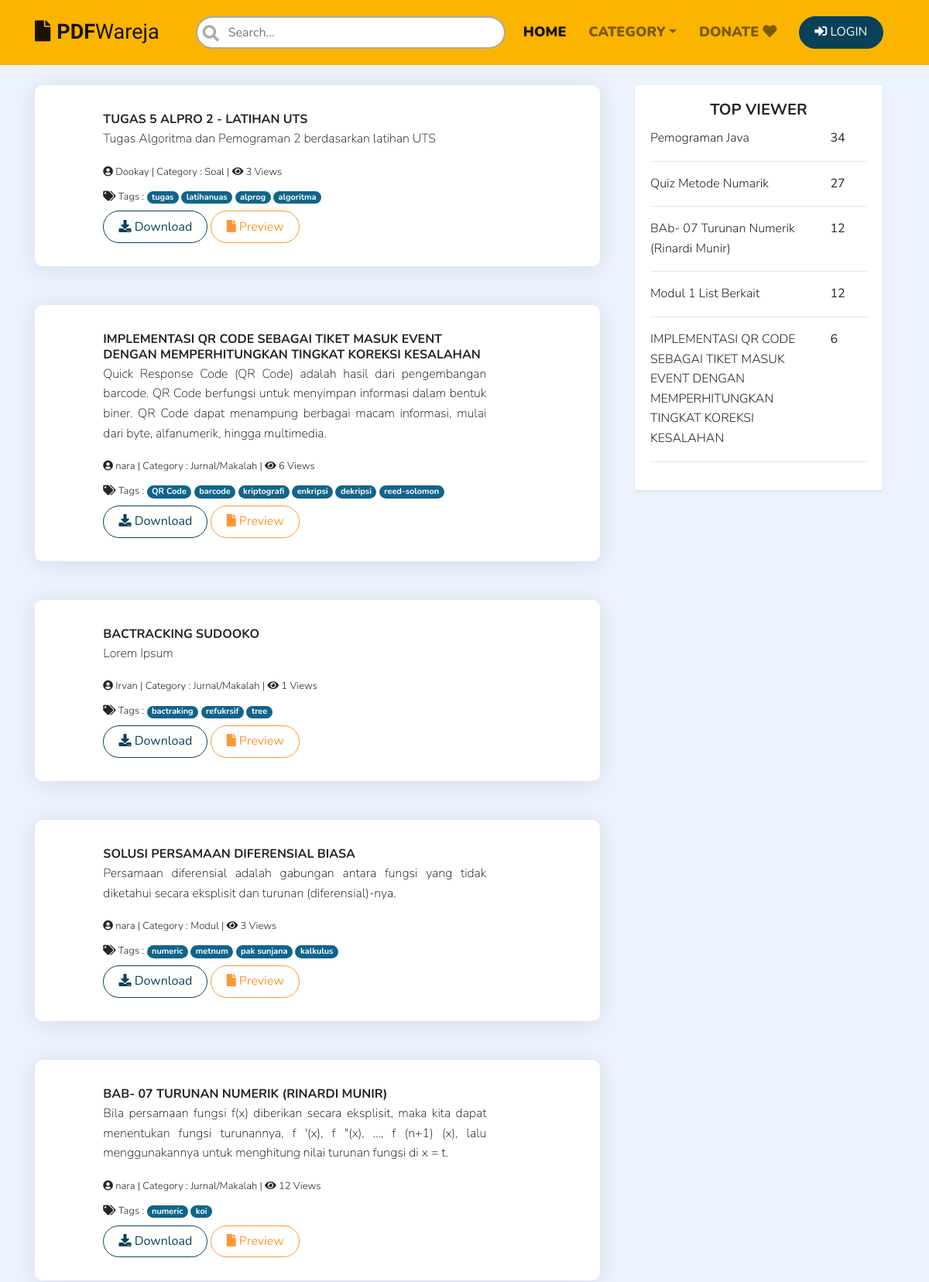
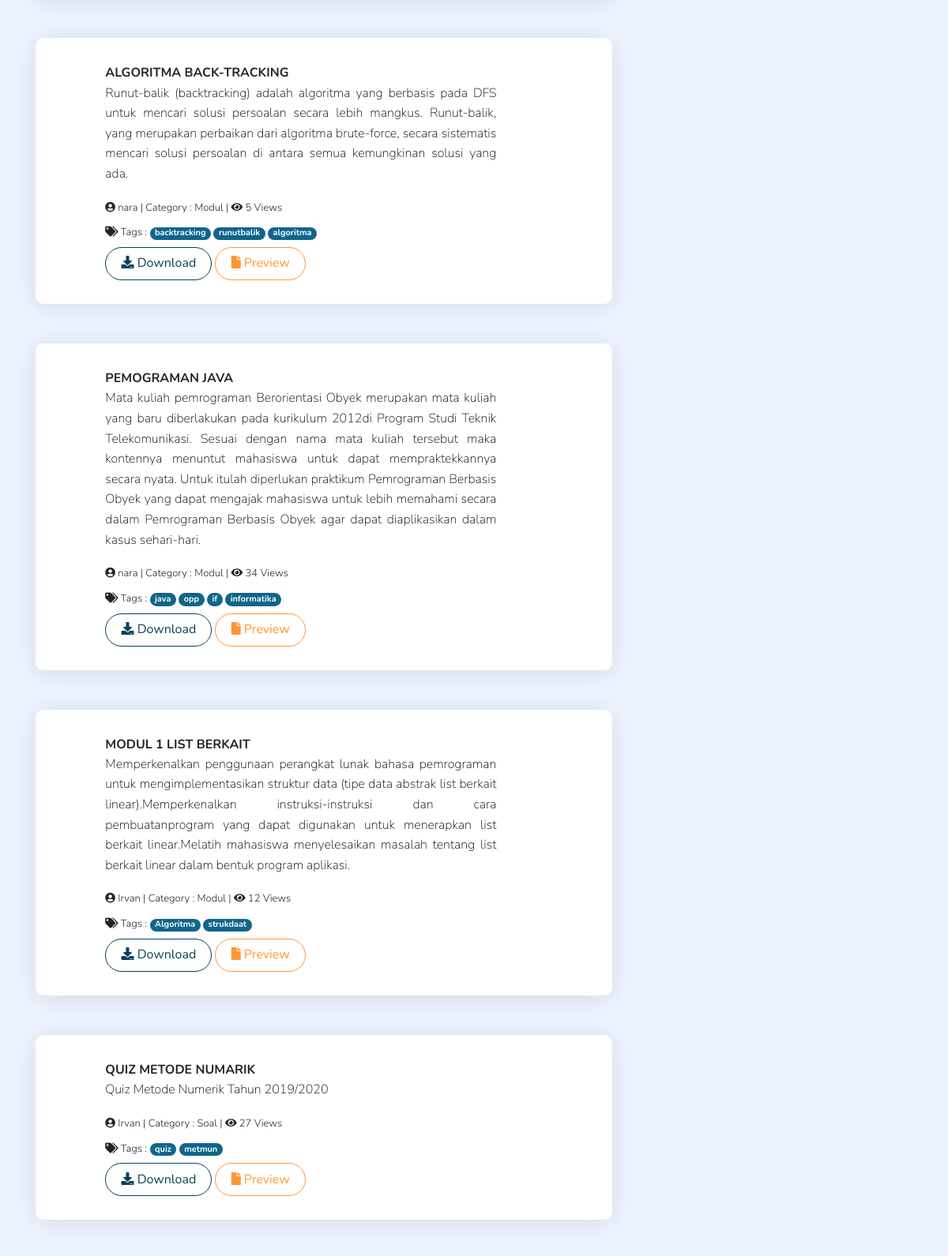
The page / (upper part) on the database its author committed (2 pictures, top to bottom).
### tables this page shows
CREATE TABLE IF NOT EXISTS `tberkas` (
`id_berkas` int(11) NOT NULL,
  `judul_b` varchar(255) DEFAULT NULL,
  `abstrak` text,
  `tgl_uploaded` datetime DEFAULT NULL,
  `tgl_updated` date DEFAULT NULL,
  `file` varchar(255) DEFAULT NULL,
  `tags` text,
  `viewed` int(11) DEFAULT NULL,
  `id_user` int(11) DEFAULT NULL,
  `id_kategori` int(11) DEFAULT NULL
);

CREATE TABLE IF NOT EXISTS `tuser` (
`id_user` int(11) NOT NULL,
  `nama` varchar(255) DEFAULT NULL,
  `email` varchar(255) NOT NULL,
  `password` varchar(255) DEFAULT NULL
);

CREATE TABLE IF NOT EXISTS `tkategori` (
`id_kategori` int(11) NOT NULL,
  `nama_kat` varchar(255) DEFAULT NULL,
  `deks` text
);

### application/controllers/home.php (called while the page is built, shortened)
<?php
class Home extends CI_Controller{
    function __construct()
    {
        $this->load->model('m_home');
    }
    public function index()
    {
        $tampil=$this->m_home->data();
        $topV=$this->m_home->topviewer();
        $data=array(
            'data'=>$tampil,
            'top'=>$topV
        );
        $this->load->view('v_index',$data);
    }
}

### index.php (called while the page is built, shortened)
<?php
require_once BASEPATH.'core/CodeIgniter.php';

### application/models/m_home.php (called while the page is built, shortened)
<?php
class M_home extends CI_Model {
    function data()
    {
        $us=$this->db->select('*')
                 ->from('tberkas')
                 ->join('tkategori','tberkas.id_kategori=tkategori.id_kategori')
                 ->join('tuser','tberkas.id_user=tuser.id_user')
                 ->order_by('tgl_uploaded','DESC')
                 ->get()
                 ->result();
        return $us;
    }
    public function topviewer()
    {
        $top=$this->db->select('*')
                      ->from('tberkas')
                      ->order_by('viewed', 'DESC')
                      ->limit(5)
                      ->get()
                      ->result();
        return $top;
    }
}

### application/views/v_index.php (the view, shortened to what this page needs)
<!DOCTYPE html>
<html lang="en">
<head>
<link rel="stylesheet" href="https://use.fontawesome.com/releases/v5.3.1/css/all.css">
 <link rel="stylesheet" href="https://stackpath.bootstrapcdn.com/bootstrap/4.1.3/css/bootstrap.min.css">
<link href="<?php echo base_url();?>assets/css/main.css" rel="stylesheet"/>
<link href="<?php echo base_url(); ?>assets/css/vendor/aos.css" rel="stylesheet"/>
<link href="<?php echo base_url();?>assets/css/mycss.css" rel="stylesheet"/>
</head>
<body>
<nav class="navbar  navbar-expand-lg navbar-light fixed-top bg-orange ">
        <div class="container">
            <a class="navbar-brand" href="<?php echo base_url();?>">
                <i class="fas fa-file mr-2"></i><strong>PDF</strong>Wareja</a>
            <div class="collapse navbar-collapse" id="navbarNavDropdown-1">
                <div class="col-lg-5">
                    <ul class="navbar-nav md-12 .mr-auto">
                        <form action="<?php echo base_url('search/hasil')?>" action="GET">
                            <div class="inputWithIcon">
                                <input type="text" class ="form-control iput input-round" name="search"  placeholder="Search...">
                                <i class="fa fa fa-search fa-lg fa-fw" aria-hidden="true"></i>
                            </div>
                        </form>
                    </ul>
                </div>
                <ul class="navbar-nav ml-auto d-flex align-items-center">
                        <li class="nav-item active"><a class="nav-link" href="#home" id="home">HOME <span class="sr-only">(current)</span></a></li>
                        <li class="nav-item dropdown"><a class="nav-link dropdown-toggle" href="#" id="navbarDropdownMenuLink" data-toggle="dropdown" aria-haspopup="true" aria-expanded="false">CATEGORY</a>
                            <li class="nav-item"><a class="nav-link" href="<?php echo base_url();?>donate" id="donate">DONATE <span class="fa fa-heart"></span> </a></li>
                        </li>
                        <li class="nav-item active" >
                        <span class="nav-link" href="#">
                        <a class="btn btn-navy btn-round text-light" href="<?php echo base_url('login');?>"><i class="fas fa-sign-in-alt"></i> LOGIN</a>
                        </span>
                        </li>
                </ul>
            </div>
        </div>
        </nav>
<main>
        <div class="container">
                <div class="row ">
                    <div class="col-lg-8">
                      <?php
                            foreach ($data as $u)  :
                      ?>
                        <div class="col-lg-12 info-panel">
                            <div class="row">
                              <div class="col-lg-1">
                              </div>
                              <div class="col-lg-9">
                                  <a><h4 > <?php echo $u->judul_b; ?> </h4></a>
                                  <p><?=$u->abstrak;?></p>
                                      <label> <span class="fa fa-user-circle "></span> <?=$u->nama;?> | Category : <?=$u->nama_kat;?> | <span class="fa fa-eye"></span> <?=$u->viewed;?> Views </label>
                                      <br>
                                      <label> <span class="fa fa-tags"></span> Tags :
                                      <?php
                                            if (empty($u->tags)):
                                      ?>
                                      -
                                       <?php  else :
                                            $tags = $u->tags;
                                            $tags_ar= explode(',',$tags);
                                            foreach ($tags_ar as $x=> $val) : ?>
                                            <a class="badge badge-pill badge-info hv" href="#"><?php echo $val ?> </a>
                                            <?php endforeach; endif;?>
                                      </label>
                                      <br>
                                      <a href="<?php echo base_url();?>home/download/<?php echo $u->id_berkas;?>" class="btn btn-outline-navy btn-round"> <span class="fa fa-download"></span> Download</a>
                                      <a href="<?php echo base_url();?>viewer_pdf/tampil_c/<?php echo $u->id_berkas;?>/<?php echo url_title($u->judul_b);?>" class="btn btn-outline-orange btn-round "> <span class="fa fa-file"></span> Preview</a>
                              </div>
                              </div>
                        </div>
                            <?php endforeach; ?>
                    </div>
                    <div class="col-lg-4">
                      <div class="col-lg-12">
                              <div class="card shadow-sm border-0 top">
                                      <div class="card-body">
                                          <h5 class="card-title" align="center"><strong>TOP VIEWER </strong> </h5>
                                            <?php
                                                foreach ($top as $t)  :
                                             ?>
                                          <div class="row">
                                              <div class="col-lg-9">
                                                   <p class="card-text"> <?php echo $t->judul_b ?> </p>
                                              </div>
                                              <div class="col-lg-3">
                                                  <p class="card-text"><strong> <?php echo $t->viewed?></strong></p>
                                              </div>
                                          </div>
                                          <hr>
                                          <?php endforeach; ?>
                                      </div>
                              </div>
                        </div>
                    </div>
                      </div>
                    </div>
</main>
</body>
</html>

### assets/css/mycss.css (style rules this page uses)
.navbar-brand { font-size: 27px; font-family: Viga; }
.nav-item { font-size: 18px; font-weight: 900; }
.btn-navy { color: #212529; background-color: #0a4158; border-color: #0a4158; }
.btn-outline-navy { color: #0a4158; background-color: transparent; background-image: none; border-color: #0a4158; }
.btn-outline-orange { color: #ff9636; background-color: transparent; background-image: none; border-color: #ff9636; }
.badge-info { color: #ffffff; background-color: #10658a; }
.top { margin-top: 50px; }
.info-panel { box-shadow: 0 3px 30px rgba(0, 0, 0, 0.1); border-radius: 10px; margin-top: 50px; background-color: white; padding: 30px ; }
.info-panel h4 { font-size: 16px; text-transform: uppercase; font-weight: bold; margin-top: 5px; }
.info-panel label { font-size: 13px; }
.info-panel p { font-size: 14; color: black; margin-top: -5px; font-weight: 200; text-align: justify; }
.iput[type="text"] { width: 400px; border: 2px solid #aaa; border-radius: 4px; margin: 8px 0; outline: none; padding: 8px; box-sizing: border-box; transition: 0.3s; }
.inputWithIcon .iput[type="text"] { padding-left: 40px; }
.inputWithIcon { position: relative; }
.inputWithIcon i { position: absolute; left: 1; top: 12px; padding: 2px 9px; color: #aaa; transition: 0.3s; }
body { background-color: #ECF3FF; }

### rows shown on the page
tberkas: judul_b "TUGAS 5 ALPRO 2 - LATIHAN UTS", abstrak "Tugas Algoritma dan Pemograman 2 berdasarkan latihan UTS", id_user.nama "Dookay", id_kategori.nama_kat "Soal", viewed "3", tags "tugas", tags "latihanuas", tags "alprog", tags "algoritma"
tberkas: judul_b "IMPLEMENTASI QR CODE SEBAGAI TIKET MASUK EVENT DENGAN MEMPERHITUNGKAN TINGKAT KOREKSI KESALAHAN", abstrak "Quick Response Code (QR Code) adalah hasil dari pengembangan barcode. QR Code berfungsi untuk menyimpan informasi dalam bentuk biner. QR Code dapat menampung berbagai macam informasi, mulai dari byte, alfanumerik, hingga multimedia.", id_user.nama "nara", id_kategori.nama_kat "Jurnal/Makalah", viewed "6", tags "QR Code", tags "barcode", tags "kriptografi", tags "enkripsi", tags "dekripsi", tags "reed-solomon"
tberkas: judul_b "BACTRACKING SUDOOKO", abstrak "Lorem Ipsum", id_user.nama "Irvan", id_kategori.nama_kat "Jurnal/Makalah", viewed "1", tags "bactraking", tags "refukrsif", tags "tree"
tberkas: judul_b "SOLUSI PERSAMAAN DIFERENSIAL BIASA", abstrak "Persamaan diferensial adalah gabungan antara fungsi yang tidak diketahui secara eksplisit dan turunan (diferensial)-nya.", id_user.nama "nara", id_kategori.nama_kat "Modul", viewed "3", tags "numeric", tags "metnum", tags "pak sunjana", tags "kalkulus"
tberkas: judul_b "BAB- 07 TURUNAN NUMERIK (RINARDI MUNIR)", abstrak "Bila persamaan fungsi f(x) diberikan secara eksplisit, maka kita dapat menentukan fungsi turunannya, f '(x), f \"(x), ..., f (n+1) (x), lalu menggunakannya untuk menghitung nilai turunan fungsi di x = t.", id_user.nama "nara", id_kategori.nama_kat "Jurnal/Makalah", viewed "12", tags "numeric", tags "koi", judul_b "BAb- 07 Turunan Numerik (Rinardi Munir)"
tberkas: judul_b "ALGORITMA BACK-TRACKING", abstrak "Runut-balik (backtracking) adalah algoritma yang berbasis pada DFS untuk mencari solusi persoalan secara lebih mangkus. Runut-balik, yang merupakan perbaikan dari algoritma brute-force, secara sistematis mencari solusi persoalan di antara semua kemungkinan solusi yang ada.", id_user.nama "nara", id_kategori.nama_kat "Modul", viewed "5", tags "backtracking", tags "runutbalik", tags "algoritma"
tberkas: judul_b "PEMOGRAMAN JAVA", abstrak "Mata kuliah pemrograman Berorientasi Obyek merupakan mata kuliah yang baru diberlakukan pada kurikulum 2012di Program Studi Teknik Telekomunikasi. Sesuai dengan nama mata kuliah tersebut maka kontennya menuntut mahasiswa untuk dapat mempraktekkannya secara nyata. Untuk itulah diperlukan praktikum Pemrograman Berbasis Obyek yang dapat mengajak mahasiswa untuk lebih memahami secara dalam Pemrograman Berbasis Obyek agar dapat diaplikasikan dalam kasus sehari-hari.", id_user.nama "nara", id_kategori.nama_kat "Modul", viewed "34", tags "java", tags "opp", tags "if", tags "informatika", judul_b "Pemograman Java"
tberkas: judul_b "MODUL 1 LIST BERKAIT", abstrak "Memperkenalkan penggunaan perangkat lunak bahasa pemrograman untuk mengimplementasikan struktur data (tipe data abstrak list berkait linear).Memperkenalkan instruksi-instruksi dan cara pembuatanprogram yang dapat digunakan untuk menerapkan list berkait linear.Melatih mahasiswa menyelesaikan masalah tentang list berkait linear dalam bentuk program aplikasi.", id_user.nama "Irvan", id_kategori.nama_kat "Modul", viewed "12", tags "Algoritma", tags "strukdaat", judul_b "Modul 1 List Berkait"
tberkas: judul_b "QUIZ METODE NUMARIK", abstrak "Quiz Metode Numerik Tahun 2019/2020", id_user.nama "Irvan", id_kategori.nama_kat "Soal", viewed "27", tags "quiz", tags "metmun", judul_b "Quiz Metode Numarik"
